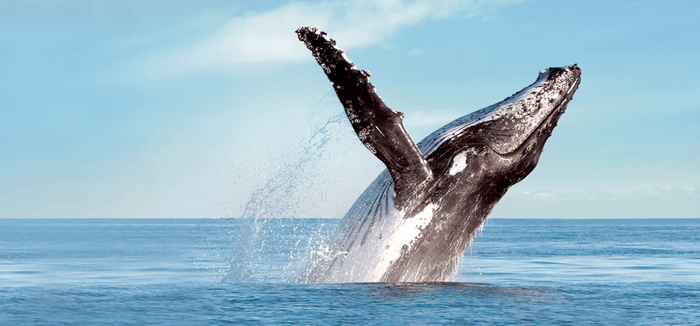
//> input picture blurApplication/whale.png, 700 x 326 px
$ ./changeImage   (built with g++ and OpenCV 4)
//> lines starting //> are read from the running program, lines starting //| are printed output that depends on the picture; after the words box and inside, x2 and y2 are one past the last pixel; in counts of white or black regions, pixels touching at a corner belong together
#include <opencv2/opencv.hpp>
#include <iostream>

using namespace std;
using namespace cv;


int main(int argc, char** argv){

	Mat imageWhale = imread("/users/iflatinbrovoll/Documents/Bilder/whale.png");
//> imageWhale is the input picture: 326 rows x 700 cols, CV_8UC3; mean B, G, R 202.1, 184.9, 151.1
	if (imageWhale.empty()){
		cout << "Could not open file or find the image" << endl;
		return -1;
	}

	Mat imageBrightnessHigh50;
	imageWhale.convertTo(imageBrightnessHigh50, -1, -1, 50);
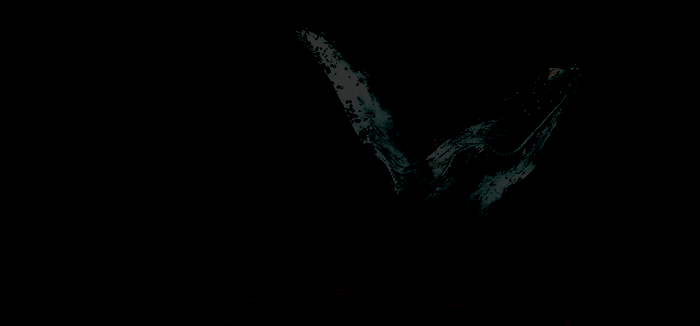
//> imageBrightnessHigh50: 326 rows x 700 cols, CV_8UC3; mean B, G, R 1, 1.1, 0.7

	Mat imageBrightnessHigh100;
	imageWhale.convertTo(imageBrightnessHigh50, -1, -1, 100);
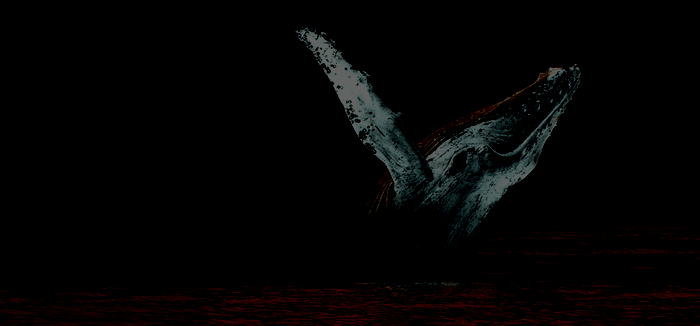
//> imageBrightnessHigh50: 326 rows x 700 cols, CV_8UC3; 13.9% of pixels changed, all inside (x1, y1, x2, y2) = (0, 27, 700, 326)

	Mat imageBrightnessLow50;
	imageWhale.convertTo(imageBrightnessLow50, -1, -1, 50);

	Mat imageBrightnessLow100;
	imageWhale.convertTo(imageBrightnessLow50, -1, -1, 100);

	String windowNameOriginalImage = "Original Image";
	String windowNameBrightnessHigh50 = "Brightness Increased by 50";
	String windowNameBrightnessHigh100 = "Brightness Increased by 100";
	String windowNameBrightnessLow50 = "Brightness Decreased by 50";
	String windowNameBrightnessLow100 = "Brightness Decreased by 100";

	namedWindow(windowNameOriginalImage, WINDOW_NORMAL);
	namedWindow(windowNameBrightnessHigh50, WINDOW_NORMAL);
	namedWindow(windowNameBrightnessHigh100, WINDOW_NORMAL);
	namedWindow(windowNameBrightnessLow50, WINDOW_NORMAL);
	namedWindow(windowNameBrightnessLow100, WINDOW_NORMAL);

	imshow(windowNameOriginalImage, imageWhale);
	imshow(windowNameBrightnessHigh50, imageBrightnessHigh50);
//> (the run ends here: the program stops with an error, at `imshow(windowNameBrightnessHigh100, imageBrightnessHigh100);`)
